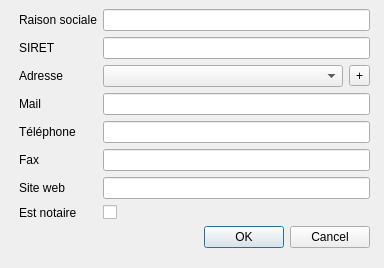
<?xml version="1.0" encoding="UTF-8"?>
<ui version="4.0">
 <class>CcpaSpancSocieteDlg</class>
 <widget class="QDialog" name="CcpaSpancSocieteDlg">
  <property name="geometry">
   <rect>
    <x>0</x>
    <y>0</y>
    <width>384</width>
    <height>268</height>
   </rect>
  </property>
  <property name="windowTitle">
   <string>Société</string>
  </property>
  <widget class="QWidget" name="formLayoutWidget">
   <property name="geometry">
    <rect>
     <x>19</x>
     <y>9</y>
     <width>351</width>
     <height>251</height>
    </rect>
   </property>
   <layout class="QFormLayout" name="formLayout">
    <item row="0" column="0">
     <widget class="QLabel" name="titreLabel">
      <property name="text">
       <string>Raison sociale</string>
      </property>
     </widget>
    </item>
    <item row="0" column="1">
     <widget class="QLineEdit" name="nom"/>
    </item>
    <item row="1" column="0">
     <widget class="QLabel" name="nomLabel">
      <property name="text">
       <string>SIRET</string>
      </property>
     </widget>
    </item>
    <item row="1" column="1">
     <widget class="QLineEdit" name="siret"/>
    </item>
    <item row="2" column="0">
     <widget class="QLabel" name="adresseLabel">
      <property name="text">
       <string>Adresse</string>
      </property>
     </widget>
    </item>
    <item row="2" column="1">
     <layout class="QHBoxLayout" name="horizontalLayout">
      <item>
       <widget class="CcpaSpancCombo" name="adresse"/>
      </item>
      <item>
       <widget class="QToolButton" name="plusAdresse">
        <property name="text">
         <string>+</string>
        </property>
       </widget>
      </item>
     </layout>
    </item>
    <item row="3" column="0">
     <widget class="QLabel" name="mailLabel">
      <property name="text">
       <string>Mail</string>
      </property>
     </widget>
    </item>
    <item row="3" column="1">
     <widget class="QLineEdit" name="mail"/>
    </item>
    <item row="4" column="0">
     <widget class="QLabel" name="tLPhoneLabel">
      <property name="text">
       <string>Téléphone</string>
      </property>
     </widget>
    </item>
    <item row="4" column="1">
     <widget class="QLineEdit" name="tel"/>
    </item>
    <item row="5" column="0">
     <widget class="QLabel" name="faxLabel">
      <property name="text">
       <string>Fax</string>
      </property>
     </widget>
    </item>
    <item row="5" column="1">
     <widget class="QLineEdit" name="fax"/>
    </item>
    <item row="6" column="0">
     <widget class="QLabel" name="label_2">
      <property name="text">
       <string>Site web</string>
      </property>
     </widget>
    </item>
    <item row="6" column="1">
     <widget class="QLineEdit" name="web"/>
    </item>
    <item row="8" column="0">
     <widget class="QLabel" name="label">
      <property name="text">
       <string>Est notaire</string>
      </property>
     </widget>
    </item>
    <item row="8" column="1">
     <widget class="QCheckBox" name="checkBox">
      <property name="text">
       <string/>
      </property>
     </widget>
    </item>
    <item row="9" column="1">
     <widget class="QDialogButtonBox" name="buttonBox">
      <property name="orientation">
       <enum>Qt::Horizontal</enum>
      </property>
      <property name="standardButtons">
       <set>QDialogButtonBox::Cancel|QDialogButtonBox::Ok</set>
      </property>
     </widget>
    </item>
   </layout>
  </widget>
 </widget>
 <customwidgets>
  <customwidget>
   <class>CcpaSpancCombo</class>
   <extends>QComboBox</extends>
   <header>ccpaspanccombo.h</header>
  </customwidget>
 </customwidgets>
 <resources/>
 <connections>
  <connection>
   <sender>buttonBox</sender>
   <signal>accepted()</signal>
   <receiver>CcpaSpancSocieteDlg</receiver>
   <slot>accept()</slot>
   <hints>
    <hint type="sourcelabel">
     <x>248</x>
     <y>254</y>
    </hint>
    <hint type="destinationlabel">
     <x>157</x>
     <y>274</y>
    </hint>
   </hints>
  </connection>
  <connection>
   <sender>buttonBox</sender>
   <signal>rejected()</signal>
   <receiver>CcpaSpancSocieteDlg</receiver>
   <slot>reject()</slot>
   <hints>
    <hint type="sourcelabel">
     <x>316</x>
     <y>260</y>
    </hint>
    <hint type="destinationlabel">
     <x>286</x>
     <y>274</y>
    </hint>
   </hints>
  </connection>
 </connections>
</ui>
